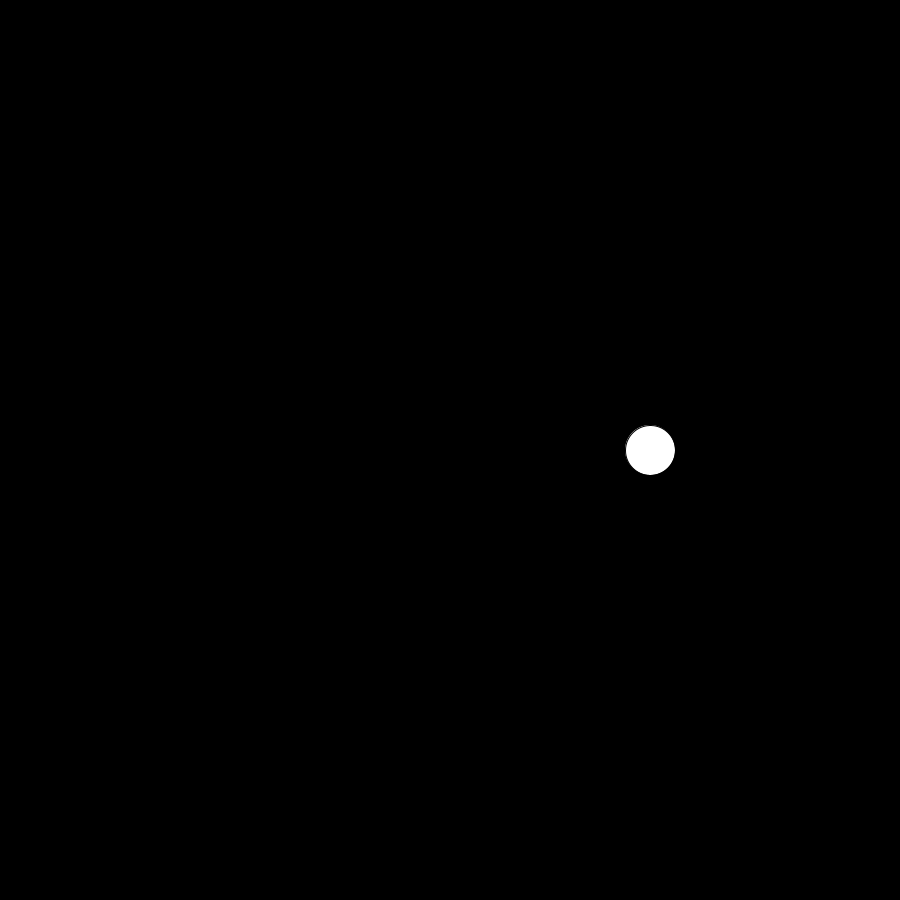
Frame 1 (no input)
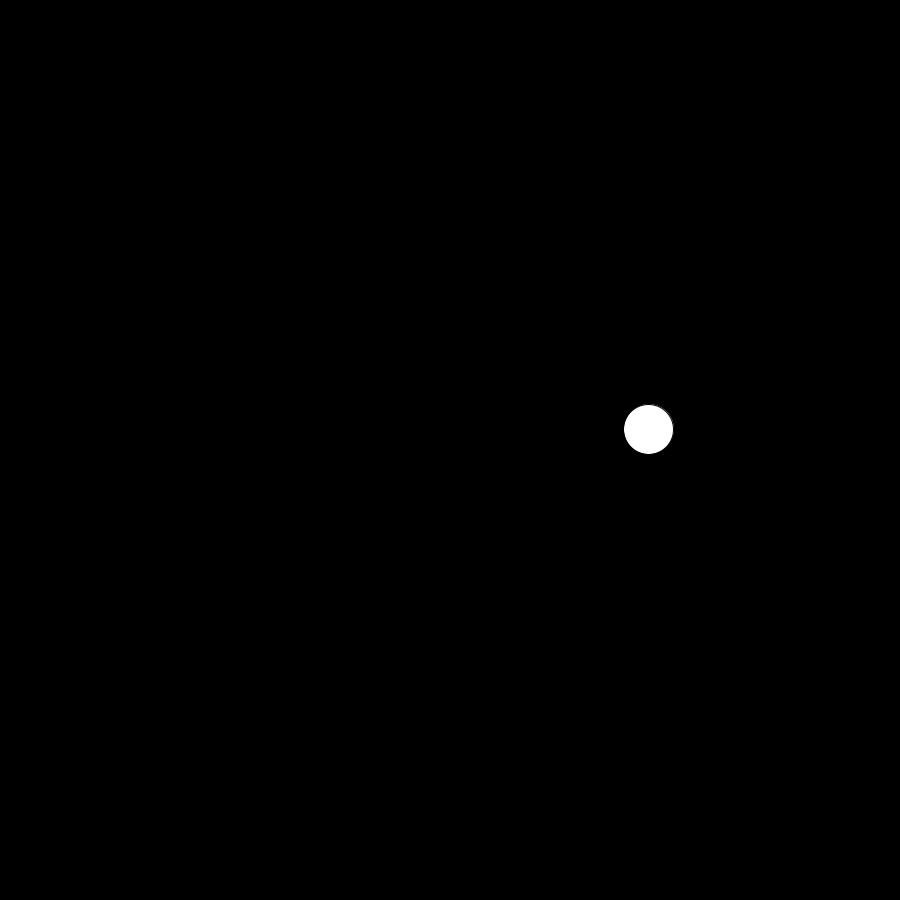
Frame 60 (the mouse pressed at the canvas centre just before this capture)
Frame 120 (the mouse held since frame 60 and released just before this capture): identical to frame 60, image omitted

The Processing sketch that drew these frames (run headless with seeded random() and noise(); from frame 60 on, the mouse is pressed at the canvas centre):

// Processing sketch: movimento_harmonico
// ── movimento_harmonico.pde
float r;
float ang;
float x;
float y;
float t;
float p;

void setup() {
  size(900,900);
  background(0);
  
  r = 200;
  ang = 0;
  x = r * cos(ang);
  y = r * sin(ang);
  t = 0;
  p = 60;
  
}

void draw() {
  bg();
  
  pushMatrix();
  translate(width/2,height/2);
  
  ang = t/p*TWO_PI;
  x = r * cos(ang);
  y = r * sin(ang);
  
  circle(x,y,50);
  popMatrix();
  
  t++;
}

void bg() {
  push();
  noStroke();
  fill(0);
  rect(0,0,width,height);
  pop();
}
